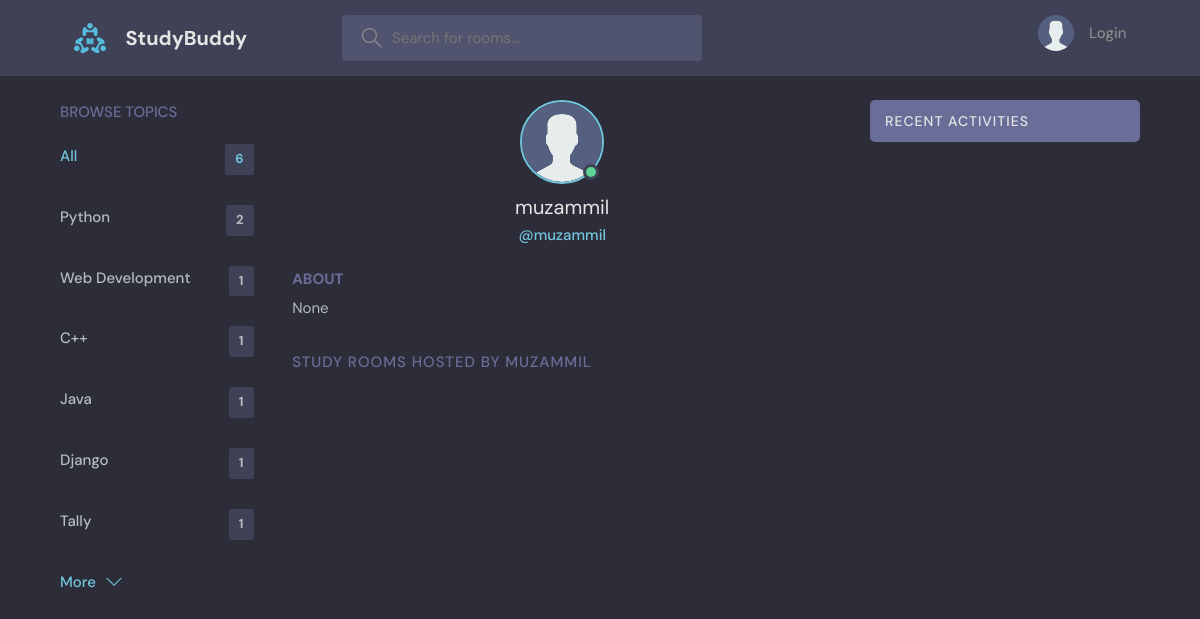
The app's page /profile/13/, older data.
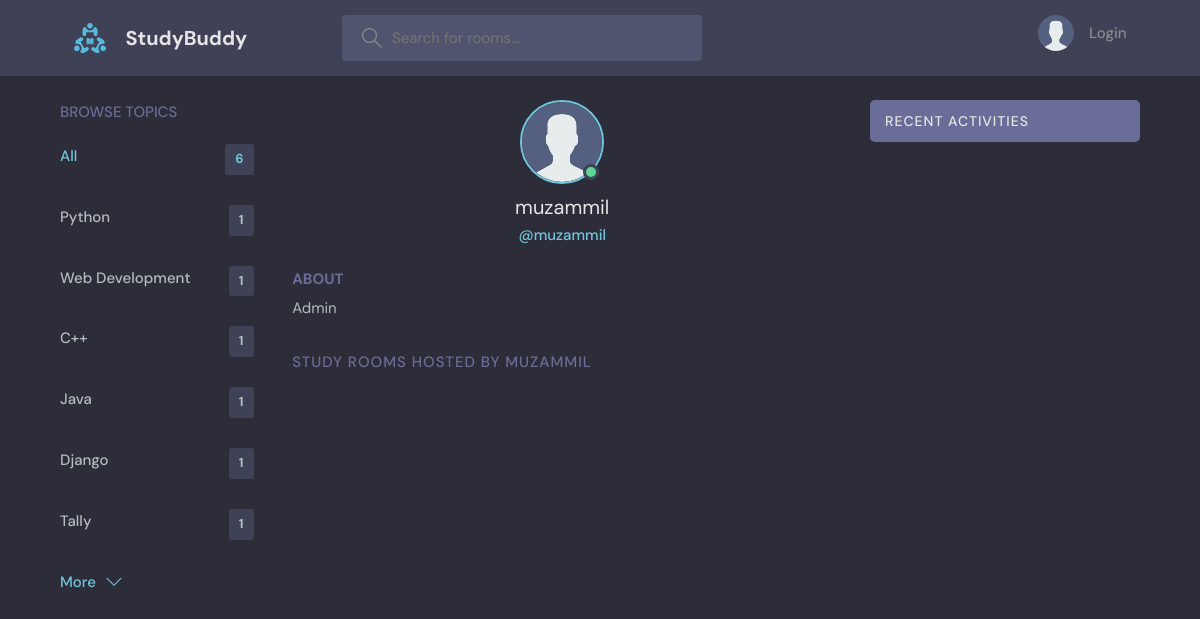
The same page, newer data.
### base/models.py (models this page shows, shortened)
class Topic(models.Model):
    name = models.CharField(max_length=200)

class User(AbstractUser):
    name= models.CharField(max_length= 200, null= True)
    email= models.EmailField(unique= True, null= True)
    bio= models.TextField(null= True)
    avatar= models.ImageField(null= True, default= 'avatar.svg')
    USERNAME_FIELD= 'email'
    REQUIRED_FIELDS= []

### base/views.py (the view)
# urls.py: path('profile/<int:pk>/', views.userProfile, name='user-profile'),
def userProfile(request, pk):
    user= User.objects.get(id= pk)
    rooms= user.room_set.all()
    room_messages= user.message_set.all()
    topics= Topic.objects.all()
    context= {'user': user, 'rooms': rooms, 'room_messages': room_messages, 'topics': topics}
    return render(request, 'base/profile.html', context)

### base/templates/base/profile.html (shortened to what this page needs)
{% extends 'main.html' %}
{% block content %}
<main class="profile-page layout layout--3">
	<div class="container">
		{% include 'base/topics_component.html' %}
		<div class="roomList">
			<div class="profile">
				<div class="profile__avatar">
					<div class="avatar avatar--large active">
						<img src="{{ user.avatar.url }}" />
					</div>
				</div>
				<div class="profile__info">
					<h3>{{user.username}}</h3>
					<p>@{{user.username}}</p>
				</div>
				<div class="profile__about">
					<h3>About</h3>
					<p>
						{{user.bio}}
					</p>
				</div>
			</div>
			<div class="roomList__header">
				<div>
					<h2>Study Rooms Hosted by {{user.username}}</a>
					</h2>
				</div>
			</div>
		</div>
		{% include 'base/activity_component.html' %}
	</div>
</main>
{% endblock %}

### templates/main.html (shortened to what this page needs)
<!DOCTYPE html>
{% load static %}
<html lang="en">
<head>
    <link rel='stylesheet' type='text/css' media='screen' href="{% static 'styles/style.css' %}">
</head>
<body>
    {% include 'navbar.html' %}
    {% block content %}
    {% endblock %}
</body>
</html>

### templates/navbar.html (shortened to what this page needs)
{% load static %}
<header class="header header--loggedIn">
    <div class="container">
        <a href="{% url 'home' %}" class="header__logo">
            <img src="{% static 'images\logo.svg' %}" />
            <h1>StudyBuddy</h1>
        </a>
        <form class="header__search" action="{% url 'home' %}" method="GET">
            <label>
                <input type="text" name="q" placeholder="Search for rooms..." />
            </label>
        </form>
        <nav class="header__menu">
            {% if request.user.is_authenticated %}
            <div class="header__user">
                <a href="{% url 'user-profile' request.user.id %}">
                    <div class="avatar avatar--medium active">
                        <img src="{{ user.avatar.url }}" />
                    </div>
                    <p> {{request.user.username}} <span> @{{request.user.username}} </span> </p>
                </a>
                <button class="dropdown-button">
                    <svg version="1.1" xmlns="http://www.w3.org/2000/svg" width="32" height="32" viewBox="0 0 32 32">
                        <title>chevron-down</title>
                        <path d="M16 21l-13-13h-3l16 16 16-16h-3l-13 13z"></path>
                    </svg>
                </button>
            </div>
            {% else %}
            <a href="{% url 'login' %}">
                <img src="{% static 'images\avatar.svg' %}" />
                <p>Login</p>
            </a>
            {% endif %}
        </nav>
    </div>
</header>

### base/templates/base/topics_component.html
<div class="topics">
    <div class="topics__header">
        <h2>Browse Topics</h2>
    </div>
    <ul class="topics__list">
        <li>
            <a href="{% url 'home' %}" class="active">All <span>{{topics.count}}</span></a>
        </li>
        {% for topic in topics %}
        <li>
            <a href="{% url 'home' %}?q={{topic.name}}"> {{topic.name}} <span>{{topic.room_set.all.count}}</span></a>
        </li>
        {% endfor %}
    </ul>
    <a class="btn btn--link" href="{% url 'topics' %}">
        More
        <svg version="1.1" xmlns="http://www.w3.org/2000/svg" width="32" height="32" viewBox="0 0 32 32">
            <title>chevron-down</title>
            <path d="M16 21l-13-13h-3l16 16 16-16h-3l-13 13z"></path>
        </svg>
    </a>
</div>

### base/templates/base/activity_component.html (shortened to what this page needs)
<div class="activities">
    <div class="activities__header">
        <h2>Recent Activities</h2>
    </div>
</div>

Row changes from the older to the newer data that the page shows:
computed for Topic "Python": room_set.all.count "2" → "1"
changed User "muzammil": bio "None" → "Admin"
